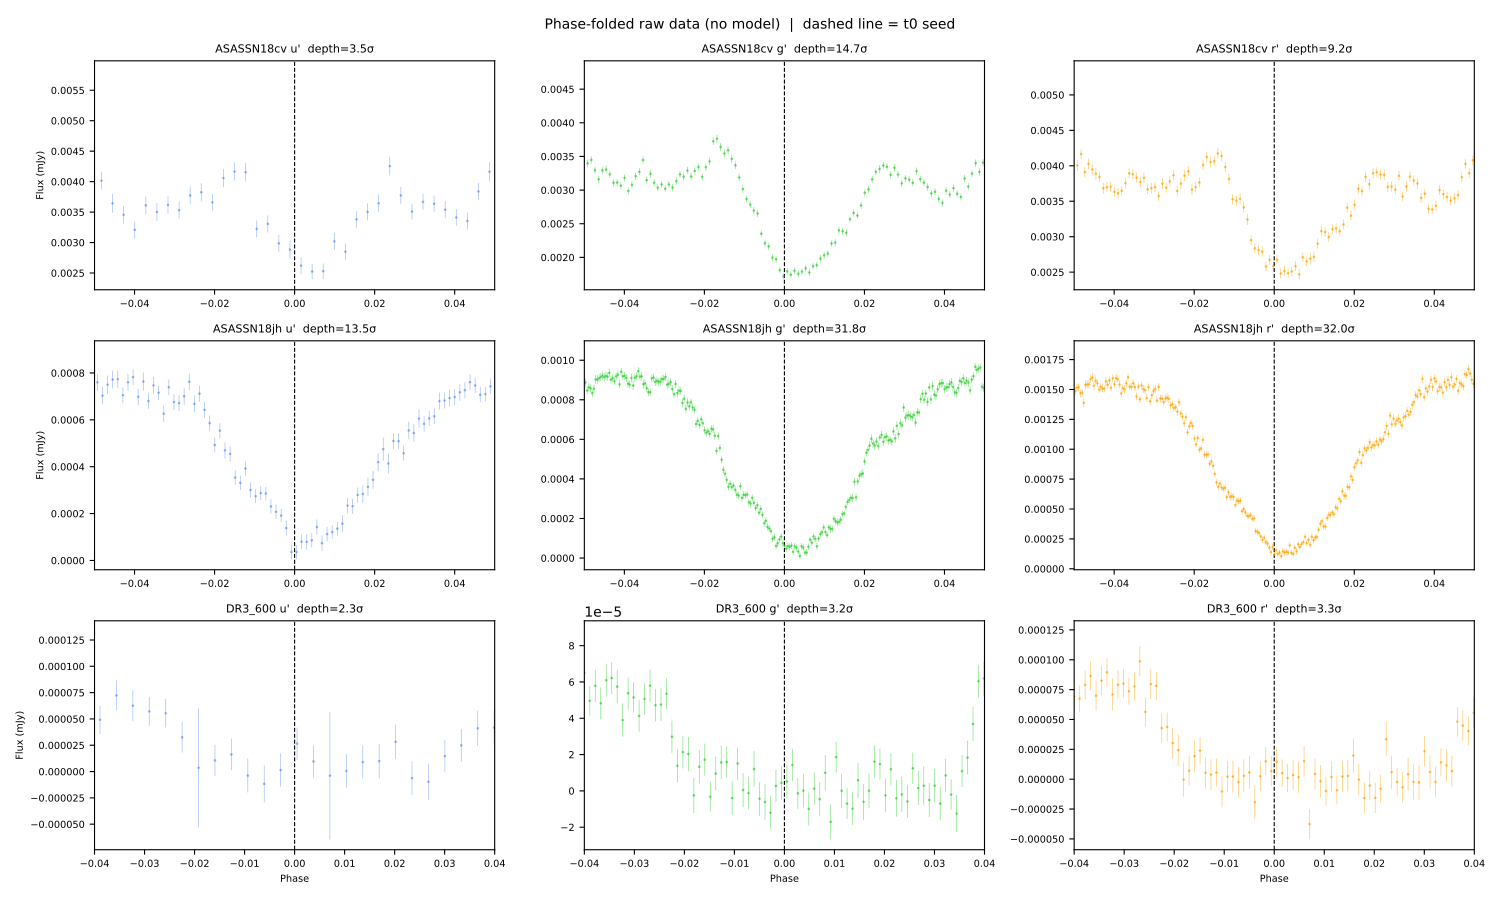

Recreate this plot in Python.
"""Quick phase-fold check: load raw data, fold, plot. No model needed."""
import numpy as np
import matplotlib
matplotlib.use("Agg")
import matplotlib.pyplot as plt
from ruamel.yaml import YAML

targets = [
    ("../targets/config_files/ASASSN18cv.yaml",  "ASASSN18cv"),
    ("../targets/config_files/ASASSN18jh.yaml",  "ASASSN18jh"),
    ("../targets/config_files/DR3_600.yaml",      "DR3_600"),
]

yaml = YAML(typ="safe")
fig, axes = plt.subplots(3, 3, figsize=(15, 9))

for row, (conf_path, label) in enumerate(targets):
    with open(conf_path) as f:
        cfg = yaml.load(f)
    period  = float(cfg["period"])
    t0_seed = float(cfg["params"]["t0"])
    run     = cfg["run_settings"]
    phase_lim = run.get("phase_lim", 0.05)

    bands = list(cfg["light_curves"].keys())
    for col, band in enumerate(bands):
        ax = axes[row][col]
        path = cfg["light_curves"][band]
        t, texp, flux, ferr, w, ndiv = np.loadtxt(path, unpack=True)

        phase = ((t - t0_seed) / period) % 1.0
        phase[phase > 0.5] -= 1.0
        order = np.argsort(phase)
        ph, fl, fe = phase[order], flux[order], ferr[order]

        ax.errorbar(ph, fl, yerr=fe, fmt='.', ms=2, elinewidth=0.5,
                    color={'u': 'cornflowerblue', "u'": 'cornflowerblue',
                           'g': 'limegreen',      "g'": 'limegreen',
                           'r': 'orange',         "r'": 'orange'}.get(band.strip("'"), 'gray'),
                    alpha=0.6)
        ax.axvline(0, c='k', ls='--', lw=0.8)
        ax.set_xlim(-phase_lim, phase_lim)
        # show full range in small inset hint
        ax.set_title(f"{label} {band}", fontsize=8)
        if col == 0:
            ax.set_ylabel("Flux (mJy)", fontsize=7)
        if row == 2:
            ax.set_xlabel("Phase", fontsize=7)
        ax.tick_params(labelsize=7)

        # annotate with eclipse depth estimate
        in_ecl = np.abs(ph) < 0.02
        out_ecl = (np.abs(ph) > phase_lim * 0.5) & (np.abs(ph) < phase_lim)
        if in_ecl.sum() > 2 and out_ecl.sum() > 2:
            depth = np.median(fl[out_ecl]) - np.median(fl[in_ecl])
            noise = np.median(fe[out_ecl])
            ax.set_title(f"{label} {band}  depth={depth/noise:.1f}σ", fontsize=8)

fig.suptitle("Phase-folded raw data (no model)  |  dashed line = t0 seed", fontsize=10)
fig.tight_layout()
out = "check_fold.pdf"
fig.savefig(out, dpi=120)
print(f"Saved → {out}")

# Also print stats
print("\nPhase-fold stats:")
for conf_path, label in targets:
    with open(conf_path) as f:
        cfg = yaml.load(f)
    period  = float(cfg["period"])
    t0_seed = float(cfg["params"]["t0"])
    run     = cfg["run_settings"]
    phase_lim = run.get("phase_lim", 0.05)
    band = list(cfg["light_curves"].keys())[1]  # g-band
    path = cfg["light_curves"][band]
    t, texp, flux, ferr, w, ndiv = np.loadtxt(path, unpack=True)
    phase = ((t - t0_seed) / period) % 1.0
    phase[phase > 0.5] -= 1.0
    in_ecl  = np.abs(phase) < 0.02
    out_ecl = (np.abs(phase) > phase_lim * 0.3) & (np.abs(phase) < phase_lim)
    n_in    = in_ecl.sum()
    n_out   = out_ecl.sum()
    if n_in > 0 and n_out > 0:
        med_in  = np.median(flux[in_ecl])
        med_out = np.median(flux[out_ecl])
        noise   = np.median(ferr[out_ecl])
        depth   = med_out - med_in
        print(f"  {label} ({band}): t0={t0_seed:.6f}  in-eclipse pts={n_in}  depth={depth:.4f}  noise={noise:.4f}  SNR={depth/noise:.1f}")
    else:
        print(f"  {label} ({band}): t0={t0_seed:.6f}  in-eclipse pts={n_in} (no eclipse coverage?)")
        print(f"    phase range: {phase.min():.3f} to {phase.max():.3f}")
        print(f"    t range: {t.min():.4f} to {t.max():.4f},  t0={t0_seed:.6f}")
